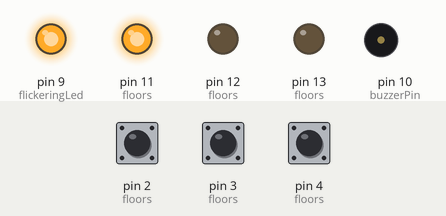
A sketch run on a simulated Arduino Uno, built with avr-gcc and run on an emulated ATmega328P. Shown: output pins drawn as LEDs (lit = HIGH), buzzer (waves = sounding). Dashed ring = blinking. Inputs (shaded band) come from the test bench; at power-on: pin 3 (floors) HIGH, pin 2 (floors) HIGH, pin 4 (floors) HIGH.

Above: at 1.2 s.
1.3 s: pin 3 (floors) pulled LOW for 0.15 s
At 2.2 s:
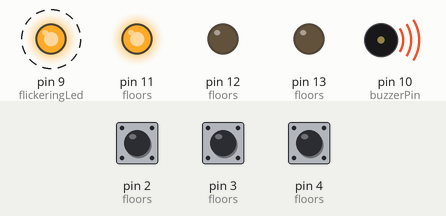
At 4.2 s:
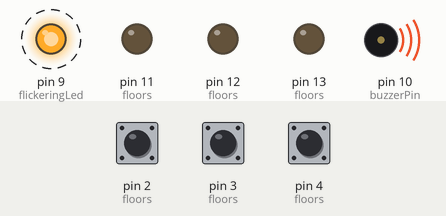
4.4 s: pin 2 (floors) pulsed LOW 5 times (0.12 s each, 0.3 s apart)
At 10.1 s:
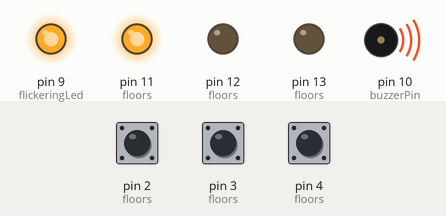
Timing chart, 0 to 11.9 s (numbered marks = the images above; inputs shaded):
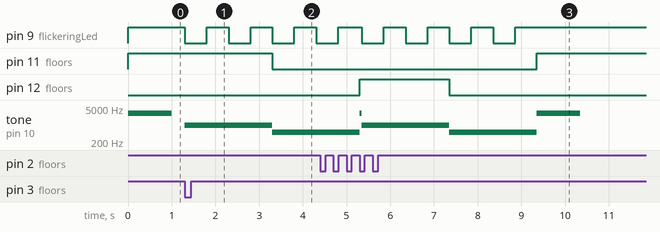

The sketch:

Homework2-ElevatorWannabe.ino
```cpp
const int buzzerPin = 10;
int buzzerArrivalTone = 3000;
int buzzerMovingTone = 500;
int buzzerClosingDoorTone = 1000;

unsigned long lastClosingDoors = 0;

const int flickeringLed = 9;
int flickeringLedState = HIGH;

bool arrived = true;
int movingIndicatorInterval = 500;
int lastFlicker = 0;

unsigned int debounceDelay = 50;
unsigned int floorChangeTime = 2000;
unsigned long lastFloorChange = 0;

bool buzzed = false;
bool doorsClosing = false;


//We create a generic structure that encapsulates all the necessary details about a certain floor
struct Floor {
  const int floorButton;
  const int floorLed;
  bool floorLedState = LOW;
  byte buttonState = LOW;
  byte lastButtonState = LOW;
  unsigned long lastDebounceTime = 0;
  bool buttonStateReading = LOW;

  Floor(int buttonPin, int ledPin)
    : floorButton(buttonPin), floorLed(ledPin) {}
};

Floor floors[3] = {
  Floor(2, 11),
  Floor(3, 12),
  Floor(4, 13)
};

int currentFloor = 0;
int destination = 0;
int totalFloors = sizeof(floors) / sizeof(floors[0]);
int closingDoorFloor = 0;

void setup() {
  Serial.begin(9600);

  floors[0].floorLedState = HIGH;

  for (int i = 0; i < totalFloors; i++) {
    pinMode(floors[i].floorButton, INPUT_PULLUP);
    pinMode(floors[i].floorLed, OUTPUT);
    digitalWrite(floors[i].floorLed, floors[i].floorLedState);
  }

  pinMode(flickeringLed, OUTPUT);
  digitalWrite(flickeringLed, flickeringLedState);
}

void loop() {

  readButtonValues();
  checkButtonPress();


  if (currentFloor != destination) {
    arrived = false;

    //The buzzed variable is false as long as the elevator is moving towards its destination
    buzzed = false;

    //We wait for the "doors to close" which translates to the floorChangeTime variable to pass
    if (millis() - lastClosingDoors < floorChangeTime) {
      closingDoor();
    }

    else {
      doorsClosing = false;
      digitalWrite(floors[closingDoorFloor].floorLed, LOW);

      if (destination < currentFloor) {
        movingDownwards();
      }

      if (destination > currentFloor) {
        movingUpwards();
      }
    }
  }

  else {
    arrived = true;
  }


  if (!arrived) {
    flickerOperationalLed();

    //The doors are closed therefore we make a transition between the sound for closing doors and the sound for the moving elevator
    if (!doorsClosing) {
      tone(buzzerPin, buzzerMovingTone, 1000);
    }
  }

  else {
    flickeringLedState = HIGH;
    digitalWrite(flickeringLed, flickeringLedState);
    if (!buzzed) {
      tone(buzzerPin, buzzerArrivalTone, 1000);
      buzzed = true;
    }
  }
}


void readButtonValues() {
  //We read the states of all the buttons
  for (int i = 0; i < totalFloors; i++) {
    floors[i].buttonStateReading = digitalRead(floors[i].floorButton);
  }
}

void checkButtonPress() {

  for (int i = 0; i < totalFloors; i++) {
    if (floors[i].buttonStateReading != floors[i].lastButtonState) {
      floors[i].lastDebounceTime = millis();
    }

    for (int i = 0; i < totalFloors; i++) {
      if ((millis() - floors[i].lastDebounceTime) > debounceDelay) {
        if (floors[i].buttonStateReading != floors[i].buttonState) {
          floors[i].buttonState = floors[i].buttonStateReading;

          //The button is pressed
          if (floors[i].buttonState == LOW && arrived == true) {
            destination = i;
            lastClosingDoors = millis();
          }
        }
      }

      floors[i].lastButtonState = floors[i].buttonStateReading;
    }
  }
}


void movingDownwards() {
  /*
  The LED for the current floor has been in the HIGH state for long enough ( for the floorChangeTime period ) and we change its state
  to LOW, wishing it to stay in this state for the same time period
  */
  if (floors[currentFloor].floorLedState == HIGH && (millis() - lastFloorChange > floorChangeTime)) {
    floors[currentFloor].floorLedState = LOW;
    digitalWrite(floors[currentFloor].floorLed, floors[currentFloor].floorLedState);
    lastFloorChange = millis();
  }

  /*
  The LED for the previous floor has been in the LOW state for the desired time period therefore we continue to the next floor
  and we turn the corresponding LED on
  */
  if (floors[currentFloor].floorLedState == LOW && (millis() - lastFloorChange > floorChangeTime)) {
    currentFloor--;
    floors[currentFloor].floorLedState = HIGH;
    digitalWrite(floors[currentFloor].floorLed, floors[currentFloor].floorLedState);
    lastFloorChange = millis();
  }
}


void movingUpwards() {
  //We repeat the process in the oposite direction
  if (floors[currentFloor].floorLedState == HIGH && (millis() - lastFloorChange > floorChangeTime)) {
    floors[currentFloor].floorLedState = LOW;
    digitalWrite(floors[currentFloor].floorLed, floors[currentFloor].floorLedState);
    lastFloorChange = millis();
  }

  if (floors[currentFloor].floorLedState == LOW && (millis() - lastFloorChange > floorChangeTime)) {
    currentFloor++;
    floors[currentFloor].floorLedState = HIGH;
    digitalWrite(floors[currentFloor].floorLed, floors[currentFloor].floorLedState);
    lastFloorChange = millis();
  }
}

void flickerOperationalLed() {
  //As long as the elevator moves we flicker the LED with an interval of "movingIndicatorInterval" staying ON and OFF
  if (flickeringLedState == HIGH && (millis() - lastFlicker) > movingIndicatorInterval) {
    flickeringLedState = LOW;
    digitalWrite(flickeringLed, flickeringLedState);
    lastFlicker = millis();
  }

  if (flickeringLedState == LOW && (millis() - lastFlicker) > movingIndicatorInterval) {
    flickeringLedState = HIGH;
    digitalWrite(flickeringLed, flickeringLedState);
    lastFlicker = millis();
  }
}

void closingDoor() {
  tone(buzzerPin, buzzerClosingDoorTone, 1000);
  doorsClosing = true;
  closingDoorFloor = currentFloor;

  //As long as the "doors close" the led for that floor stays on
  digitalWrite(floors[closingDoorFloor].floorLed, HIGH);
}
```

Measured:
- after the input at 1.3 s, pin 9 (flickeringLed): alternates HIGH for 0.50 s and LOW for 0.50 s, starting at once; pin 11 (floors): HIGH → LOW after 2.0 s; tone on pin 10 (buzzerPin): silent → 1000 Hz at once, → 500 Hz 2.0 s later
- after the input at 4.4 s, pin 11 (floors): LOW → HIGH after 5.0 s
